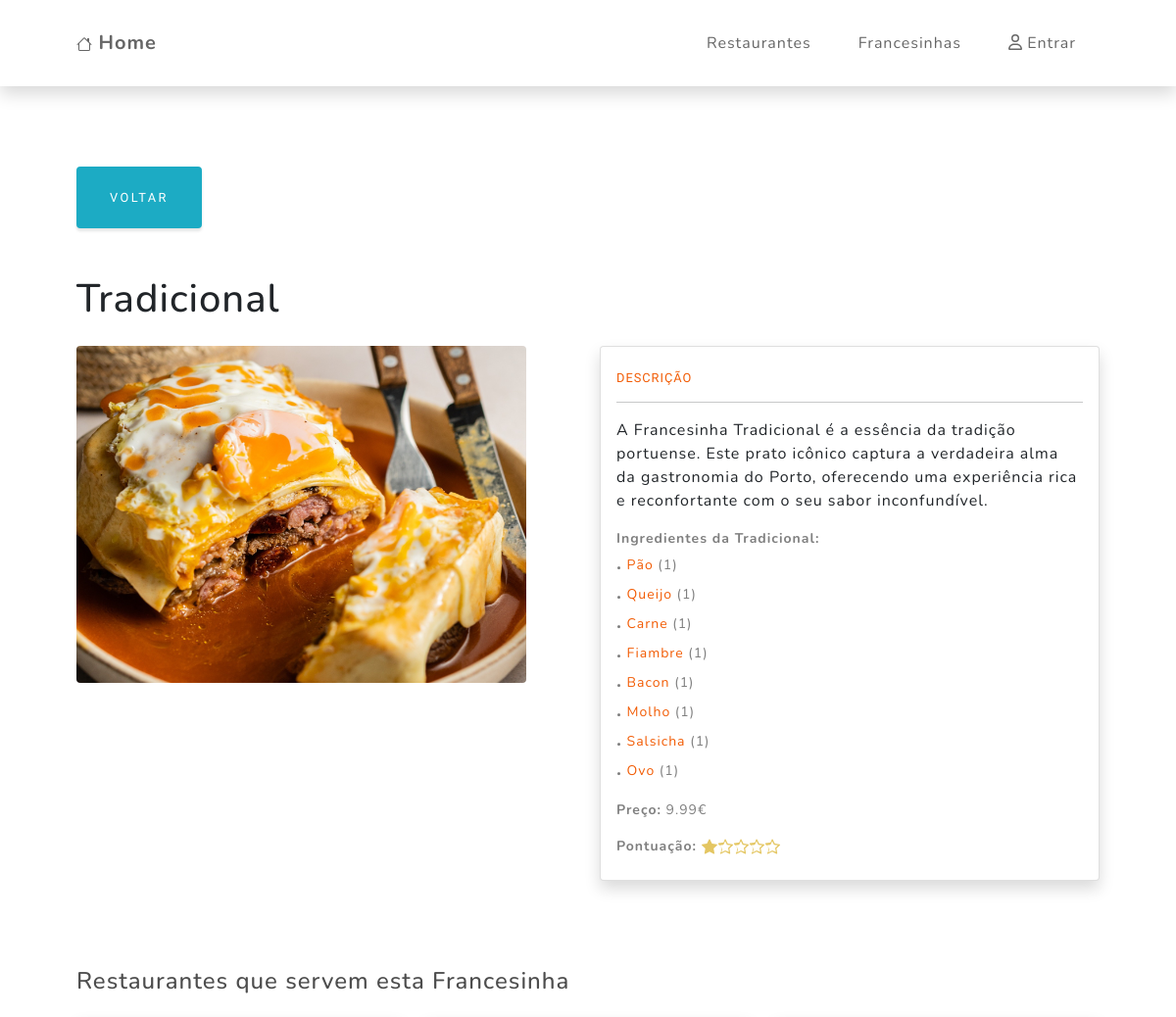
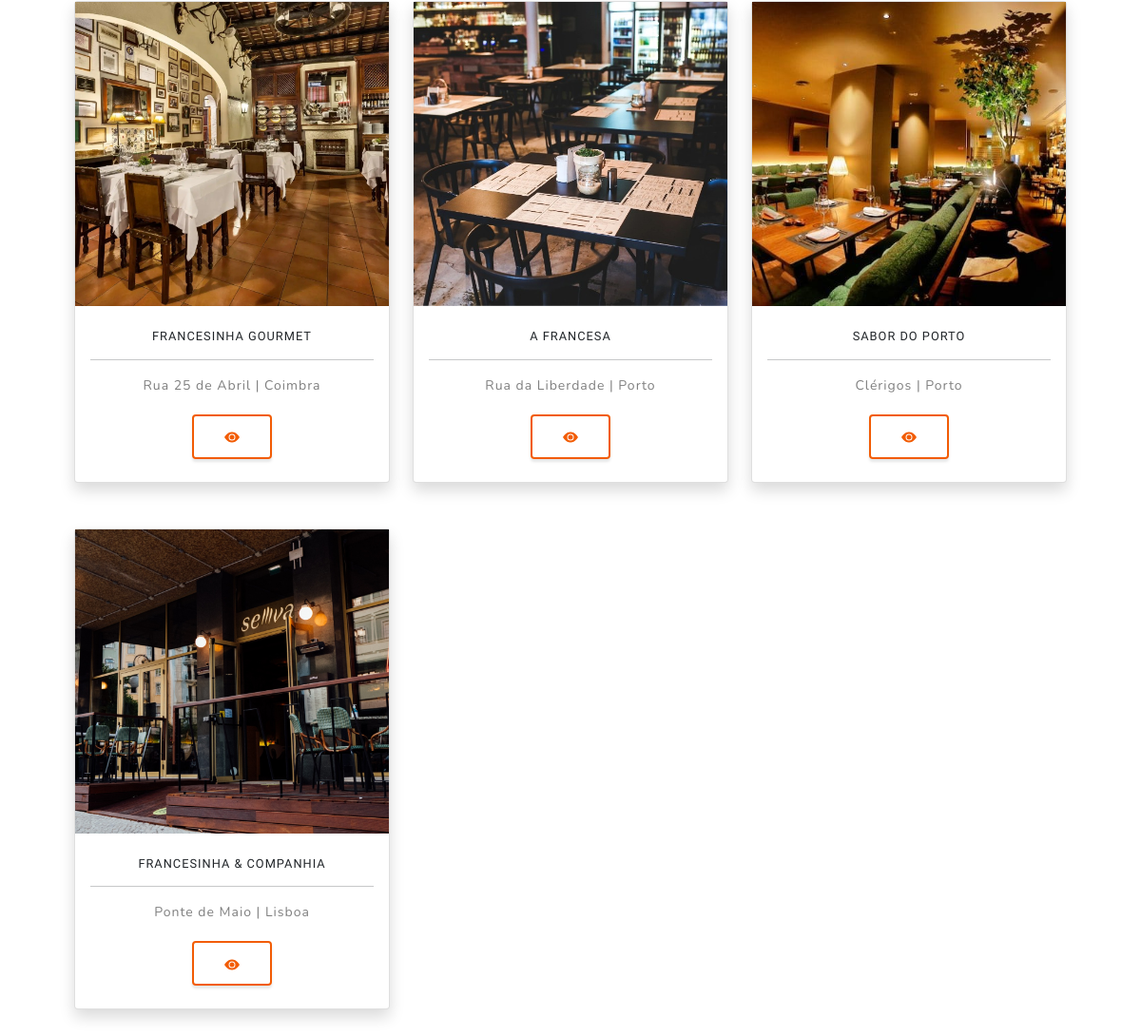
Screenshot of /francesinha_detail.php?id=1 with the database file from the repository (2 pictures, top to bottom).
### tables this page shows
CREATE TABLE `francesinhas` (
  `id_francesinhas` int(11) NOT NULL,
  `nome` varchar(45) NOT NULL,
  `preco` decimal(5,2) NOT NULL,
  `capa` varchar(45) DEFAULT NULL,
  `descricao` text DEFAULT NULL,
  `deleted` int(1) DEFAULT 0,
  `pontuacao` int(11) DEFAULT 0
);

CREATE TABLE `restaurantes` (
  `id_restaurantes` int(11) NOT NULL,
  `nome` varchar(45) NOT NULL,
  `endereco` varchar(100) NOT NULL,
  `ref_cidades` int(11) NOT NULL,
  `capa` varchar(255) NOT NULL,
  `descricao` text NOT NULL,
  `pontuacao` float DEFAULT 0,
  `deleted` int(1) DEFAULT 0
);

CREATE TABLE `cidades` (
  `id_cidades` int(11) NOT NULL,
  `nome` varchar(45) NOT NULL,
  `ref_paises` int(11) NOT NULL
);

### francesinha_detail.php (called while the page is built)
<?php include_once "./components/cp_head.php" ?>
<?php include_once "./components/cp_navbar.php" ?>
<?php include_once "./components/cp_detalhes_fran.php" ?>
<?php include_once "./components/cp_footer.php" ?>

### components/cp_detalhes_fran.php (the view, shortened to what this page needs)
<?php
        function getIngredients($francesinha_id) {
            $query = "SELECT ingredientes.nome, ingredientes_francesinhas.quantidade
                      FROM francesinhas
                      INNER JOIN ingredientes_francesinhas ON francesinhas.id_francesinhas = ingredientes_francesinhas.ref_francesinhas
                      INNER JOIN ingredientes ON ingredientes_francesinhas.ref_ingredientes = ingredientes.id_ingredientes
                      WHERE francesinhas.id_francesinhas = ?";
            $link = new_db_connection();
            $stmt = mysqli_stmt_init($link);
            if (mysqli_stmt_prepare($stmt, $query)) {
                mysqli_stmt_bind_param($stmt, "i", $francesinha_id);
                mysqli_stmt_execute($stmt);
                mysqli_stmt_bind_result($stmt, $ingredient, $quantity);
                mysqli_stmt_store_result($stmt);
                $ingredients = [];
                while (mysqli_stmt_fetch($stmt)) {
                    $ingredients[] = ['name' => $ingredient, 'quantity' => $quantity];
                }
                return $ingredients;
            } else {
                return false;
            }
        }
    $query = "SELECT
                f.id_francesinhas,
                f.nome AS francesinha_nome,
                f.pontuacao,
                f.descricao,
                f.preco,
                f.capa AS francesinha_capa,
                r.id_restaurantes,
                r.nome AS restaurante_nome,
                r.endereco AS restaurante_endereco,
                r.capa AS restaurante_capa,
                c.nome AS cidade_nome
              FROM
                francesinhas f
              LEFT JOIN
                francesinhas_restaurantes fr ON f.id_francesinhas = fr.ref_francesinhas
              LEFT JOIN
                restaurantes r ON fr.ref_restaurantes = r.id_restaurantes
              LEFT JOIN
                cidades c ON r.ref_cidades = c.id_cidades
              WHERE
                f.id_francesinhas = ?";
    if (isset($_GET['id'])) {
        $id_francesinhas = $_GET['id'];
        $link = new_db_connection();
        $stmt = mysqli_stmt_init($link);
        if (mysqli_stmt_prepare($stmt, $query)) {
            mysqli_stmt_bind_param($stmt, "i", $id_francesinhas);
            mysqli_stmt_execute($stmt);
            mysqli_stmt_bind_result($stmt, $id_francesinhas, $francesinha_nome, $pontuacao, $descricao, $preco, $francesinha_capa, $id_restaurantes, $restaurante_nome, $restaurante_endereco, $restaurante_capa, $cidade_nome);
            mysqli_stmt_store_result($stmt);
            if (mysqli_stmt_num_rows($stmt) > 0) {
                $restaurantes = [];
                while (mysqli_stmt_fetch($stmt)) {
                    if ($id_restaurantes) {
                        $restaurantes[] = [
                            'id_restaurantes' => $id_restaurantes,
                            'nome' => $restaurante_nome,
                            'endereco' => $restaurante_endereco,
                            'capa' => $restaurante_capa,
                            'cidade_nome' => $cidade_nome
                        ];
                    }
                }
                ?>
                <section class="sec-filmes pb-5" id="lista-filmes">
                    <div class="container px-lg-5 pt-3">
                        <?php
                        if (isset($_SERVER['HTTP_REFERER']) && !empty($_SERVER['HTTP_REFERER'])) {
                            $previousPage = $_SERVER['HTTP_REFERER'];
                        } else {
                            $previousPage = "francesinha.php";
                        }
                        ?>
                        <a class="btn btn-info mt-4" href="<?=$previousPage?>">Voltar</a>
                        <h1 class="pt-5 pb-3"><?= $francesinha_nome ?></h1>
                        <div class="row d-flex flex-row justify-content-between">
                            <div class="col detalhes">
                                <img class="img-fluid mb-3 rounded" src="./imgs/capas/<?= $francesinha_capa ?>" />
                            </div>
                            <div class="col detalhes">
                                <div class="card pb-2 shadow rounded">
                                    <div class="card-body">
                                        <h4 class="text-uppercase text-primary m-0 mt-2">Descrição</h4>
                                        <hr class="my-3 mx-auto" />
                                        <p class="tipo-filme mb-3"><?= $descricao ?></p>
                                        <div class="tipo-filme mb-0 small text-black-50 mt-3">
                                            <?php
                                            $francesinha_id = $id_francesinhas;
                                            $ingredients = getIngredients($francesinha_id);
                                            echo "<strong>Ingredientes da $francesinha_nome:</strong><br>";
                                            if ($ingredients !== false && !empty($ingredients)) {
                                                foreach ($ingredients as $ingredient) {
                                                    echo "<span class='fs-5 fw-bold'>.</span> <span class='text-primary'>{$ingredient['name']}</span> ({$ingredient['quantity']})<br>";
                                                }
                                            } else {
                                                echo "- Ainda não tem ingredientes associados<br>";
                                            }
                                            ?>
                                        </div>
                                        <div class="tipo-filme mb-0 small text-black-50 mt-3"><strong>Preço:</strong> <?= $preco ?>€</div>
                                        <div class="tipo-filme mb-0 small text-black-50 mt-3">
                                            <strong>Pontuação:</strong>
                                        </div>
                                    </div>
                                </div>
                            </div>
                        </div>
                        <div class="row pt-4 mt-3">
                            <h3 class="pt-5 pb-3">Restaurantes que servem esta Francesinha</h3>
                            <?php
                            if (!empty($restaurantes)) {
                                foreach ($restaurantes as $restaurante) {
                                    ?>
                                    <div class="col-md-4 mb-md-0 pb-5">
                                        <div class="card pb-2 h-100 shadow rounded">
                                            <div class="capas-preview" style='background-image: url("./imgs/capas/<?= $restaurante['capa'] ?>")'></div>
                                            <div class="card-body text-center">
                                                <h4 class="text-uppercase m-0 mt-2"><?= $restaurante['nome'] ?></h4>
                                                <hr class="my-3 mx-auto"/>
                                                <div class="tipo-filme mb-0 small text-black-50"><?= $restaurante['endereco'] ?> | <?= $restaurante['cidade_nome'] ?></div>
                                                <a href='restaurante_detail.php?id=<?= $restaurante['id_restaurantes'] ?>' class='mt-2 btn btn-outline-primary'>
                                                    <b>
                                                        <svg xmlns="http://www.w3.org/2000/svg" width="16" height="16" fill="currentColor" class="bi bi-eye-fill" viewBox="0 0 16 16">
                                                            <path d="M10.5 8a2.5 2.5 0 1 1-5 0 2.5 2.5 0 0 1 5 0"/>
                                                            <path d="M0 8s3-5.5 8-5.5S16 8 16 8s-3 5.5-8 5.5S0 8 0 8m8 3.5a3.5 3.5 0 1 0 0-7 3.5 3.5 0 0 0 0 7"/>
                                                        </svg>
                                                    </b>
                                                </a>
                                            </div>
                                        </div>
                                    </div>
                                    <?php
                                }
                            } else {
                                echo '<div class="col-12 alert-warning p-4">Não há restaurantes que servem esta francesinha!</div>';
                            }
                            ?>
                        </div>
                    </div>
                </section>
                <?php
            } else {
                echo '<div class="alert-warning p-4">A francesinha que procura não existe!</div>';
            }
        } else {
            echo "Erro na preparação da declaração";
        }
    } else {
        header("Location: francesinha.php");
    }
?>

### rows the page displays
francesinhas: restaurantes.capa (picture), restaurantes.nome "FRANCESINHA GOURMET", restaurantes.endereco "Rua 25 de Abril", cidades.nome "Coimbra", restaurantes.nome "A FRANCESA", restaurantes.endereco "Rua da Liberdade", cidades.nome "Porto", restaurantes.nome "SABOR DO PORTO", restaurantes.endereco "Clérigos", restaurantes.nome "FRANCESINHA & COMPANHIA", restaurantes.endereco "Ponte de Maio", cidades.nome "Lisboa"

### other values shown
$francesinha_nome "Tradicional"
$ingredient['name'] "Pão"
$ingredient['quantity'] "1"
$ingredient['name'] "Queijo"
$ingredient['name'] "Carne"
$ingredient['name'] "Fiambre"
$ingredient['name'] "Bacon"
$ingredient['name'] "Molho"
$ingredient['name'] "Salsicha"
$ingredient['name'] "Ovo"
$preco "9.99"
